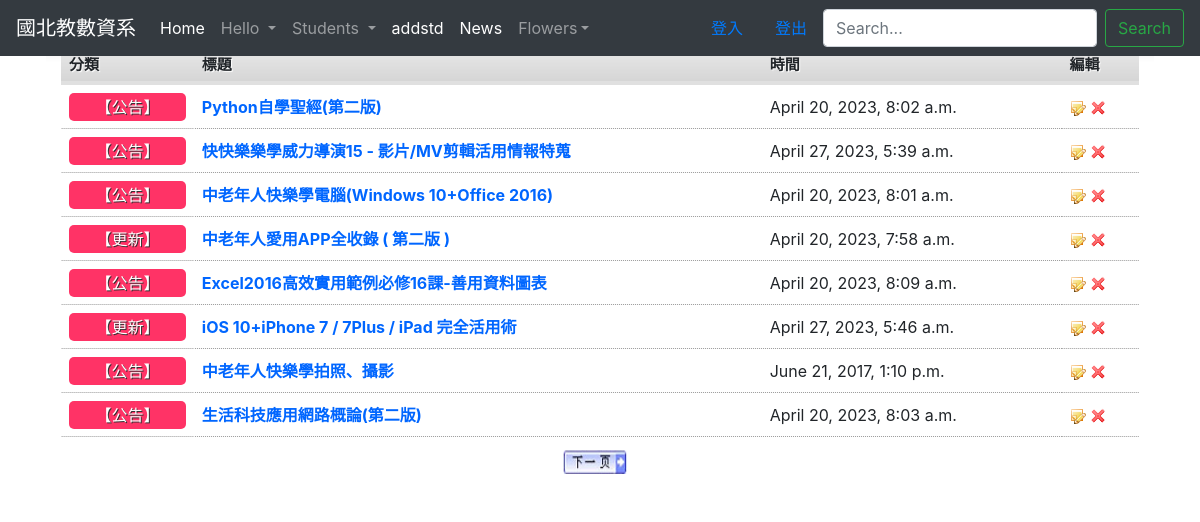
/newsadminmain/, run on the app's committed database.
### newsadm/models.py (models this page shows, shortened)
class NewsUnit(models.Model):
    catego = models.CharField(max_length=10, null=False)
    nickname = models.CharField(max_length=20, null=False)
    title = models.CharField(max_length=50, null=False)
    message = models.TextField(null=False)
    pubtime = models.DateTimeField(auto_now=True)
    enabled = models.BooleanField(default=False)
    press = models.IntegerField(default=0)

### newsadm/views.py (the view)
# urls.py: path('newsadminmain/', nviews.adminmain),
def adminmain(request, pageindex=None):  #管理頁面
	global page1
	pagesize = 8
	newsall = models.NewsUnit.objects.all().order_by('-id')
	datasize = len(newsall)
	totpage = math.ceil(datasize / pagesize)
	if pageindex==None:
		page1 = 1
		newsunits = models.NewsUnit.objects.order_by('-id')[:pagesize]
	elif pageindex=='1':
		start = (page1-2)*pagesize
		if start >= 0:
			newsunits = models.NewsUnit.objects.order_by('-id')[start:(start+pagesize)]
			page1 -= 1
	elif pageindex=='2':
		start = page1*pagesize
		if start < datasize:
			newsunits = models.NewsUnit.objects.order_by('-id')[start:(start+pagesize)]
			page1 += 1
	elif pageindex=='3':
		start = (page1-1)*pagesize
		newsunits = models.NewsUnit.objects.order_by('-id')[start:(start+pagesize)]
	currentpage = page1
	return render(request, "newsadm/adminmain.html", locals())

### templates/newsadm/adminmain.html (shortened to what this page needs)
{% extends "base.html" %}
{% load static %}
{% block content %}
	<div class="contentbox">
		<table width="100%">
		<tr>
		  <th align="left">分類</th>
		  <th align="left">標題</th>
		  <th align="left">時間</th>
		  <th align="left">編輯</th>
		</tr>
		{% for unit in newsunits %}
			<tr class="alt">
			<td><div class="typeblock">【{{ unit.catego }}】</div></td>
			<td><a href="/newsedit/{{unit.id}}/">{{ unit.title }}</a></td>
			<td>{{ unit.pubtime }}</td>
			<td>
				<a href="/newsedit/{{unit.id}}/" title="新聞編輯"> <img src="{% static 'images/note_edit.png' %}"  width="16" height="16" /></a>
				<a href="/newsdelete/{{unit.id}}/" title="新聞刪除"><img src="{% static 'images/cross.png' %}" width="16" height="16" /></a>
			</td>
			</tr>
		{% empty %}
			<div class="status warning">
				<p><img src="{% static 'images/icon_warning.png' %}" alt="Warning" /><span>注意</span> 目前新聞資料庫中沒有任何資料！</p>
			</div>
		{% endfor %}
		</table>
		<div class="topfunction">
		{% if currentpage < totpage %}
			<a href="/newsadminmain/2/" title="下一頁">
			<img src="{% static 'images/nextpage.png' %}" alt="下一頁" width="64" height="24" /></a>
		{% endif %}
		 </div>
	</div>
{% endblock %}

### static/css/style.css (style rules this page uses)
html, body { height: 100%; }
body { height: 100%; font-family: Arial, Helvetica, sans-serif; font-size: 13px; margin: 0; padding: 0; background:#eaeaea }
img { border: none; }
table { border-collapse: collapse; }
th,td { padding: 8px; }
tr.alt td { background : url(images/dot.gif) repeat-x bottom; }
th { background: #E0E0E0 url(images/bg_th.png) repeat-x top; text-shadow: 1px 1px 1px #fff; font-size: 15px; }
table tr td a { text-decoration: none; font-weight: bold; color: #06F; }
.topfunction { height: 30px; margin-top: 12px; margin-right: auto; margin-left: auto; text-align: center; }
.topfunction img { margin-right: 10px; }
.contentbox { overflow: auto; border: 1px solid #fff; padding: 15px; background: #fff url(images/bg_fade_med.png) repeat-x top; border-bottom-left-radius: 10px; border-bottom-right-radius: 10px; -moz-border-radius-bottomright: 10px; -moz-border-radius-bottomleft: 10px; }
.typeblock { color: #FFF; background-color: #F36; padding: 2px 5px; text-align: center; text-shadow: 1px 1px #333; border-radius: 5px; }

### data on the page
NewsUnit: catego "公告", title "Python自學聖經(第二版)", pubtime "April 20, 2023, 8:02 a.m."
NewsUnit: catego "公告", title "快快樂樂學威力導演15 - 影片/MV剪輯活用情報特蒐", pubtime "April 27, 2023, 5:39 a.m."
NewsUnit: catego "公告", title "中老年人快樂學電腦(Windows 10+Office 2016)", pubtime "April 20, 2023, 8:01 a.m."
NewsUnit: catego "更新", title "中老年人愛用APP全收錄 ( 第二版 )", pubtime "April 20, 2023, 7:58 a.m."
NewsUnit: catego "公告", title "Excel2016高效實用範例必修16課-善用資料圖表", pubtime "April 20, 2023, 8:09 a.m."
NewsUnit: catego "更新", title "iOS 10+iPhone 7 / 7Plus / iPad 完全活用術", pubtime "April 27, 2023, 5:46 a.m."
NewsUnit: catego "公告", title "中老年人快樂學拍照、攝影", pubtime "June 21, 2017, 1:10 p.m."
NewsUnit: catego "公告", title "生活科技應用網路概論(第二版)", pubtime "April 20, 2023, 8:03 a.m."
